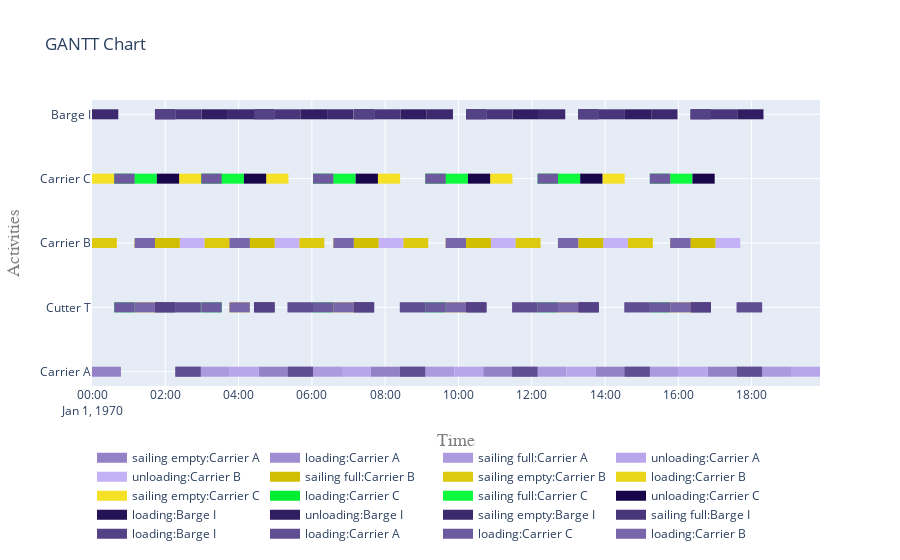

Write notebook code for a chart like this one.
### Code cell
# activities per vessel

fig = get_gantt_chart(vessels, id_map=activities)

### Figure 1 — Plotly figure (JSON) as saved in the notebook; plotly's stock layout.template omitted (floating-point values rounded to 4 significant figures)
{"data": [{"connectgaps": false, "hoverinfo": "y+name", "line": {"color": "rgb(149,129,197)", "width": 10}, "mode": "lines", "name": "sailing empty:Carrier A", "type": "scatter", "x": ["1970-01-01T00:00:00", "1970-01-01T00:00:00", "1970-01-01T00:47:23", "1970-01-01T00:47:23", "1970-01-01T00:47:23", "1970-01-01T04:32:51", "1970-01-01T04:32:51", "1970-01-01T05:20:14", "1970-01-01T05:20:14", "1970-01-01T05:20:14", "1970-01-01T07:36:40", "1970-01-01T07:36:40", "1970-01-01T08:24:03", "1970-01-01T08:24:03", "1970-01-01T08:24:03", "1970-01-01T10:40:29", "1970-01-01T10:40:29", "1970-01-01T11:27:52", "1970-01-01T11:27:52", "1970-01-01T11:27:52", "1970-01-01T13:44:18", "1970-01-01T13:44:18", "1970-01-01T14:31:41", "1970-01-01T14:31:41", "1970-01-01T14:31:41", "1970-01-01T16:48:07", "1970-01-01T16:48:07", "1970-01-01T17:35:30", "1970-01-01T17:35:30", "1970-01-01T17:35:30"], "y": ["Carrier A", "Carrier A", "Carrier A", "Carrier A", null, "Carrier A", "Carrier A", "Carrier A", "Carrier A", null, "Carrier A", "Carrier A", "Carrier A", "Carrier A", null, "Carrier A", "Carrier A", "Carrier A", "Carrier A", null, "Carrier A", "Carrier A", "Carrier A", "Carrier A", null, "Carrier A", "Carrier A", "Carrier A", "Carrier A", null]}, {"connectgaps": false, "hoverinfo": "y+name", "line": {"color": "rgb(161,141,209)", "width": 10}, "mode": "lines", "name": "loading:Carrier A", "type": "scatter", "x": ["1970-01-01T02:16:25", "1970-01-01T02:16:25", "1970-01-01T02:58:05", "1970-01-01T02:58:05", "1970-01-01T02:58:05", "1970-01-01T05:20:14", "1970-01-01T05:20:14", "1970-01-01T06:01:54", "1970-01-01T06:01:54", "1970-01-01T06:01:54", "1970-01-01T08:24:03", "1970-01-01T08:24:03", "1970-01-01T09:05:43", "1970-01-01T09:05:43", "1970-01-01T09:05:43", "1970-01-01T11:27:52", "1970-01-01T11:27:52", "1970-01-01T12:09:32", "1970-01-01T12:09:32", "1970-01-01T12:09:32", "1970-01-01T14:31:41", "1970-01-01T14:31:41", "1970-01-01T15:13:21", "1970-01-01T15:13:21", "1970-01-01T15:13:21", "1970-01-01T17:35:30", "1970-01-01T17:35:30", "1970-01-01T18:17:10", "1970-01-01T18:17:10", "1970-01-01T18:17:10", "1970-01-01T02:16:25", "1970-01-01T02:16:25", "1970-01-01T02:58:05", "1970-01-01T02:58:05", "1970-01-01T02:58:05", "1970-01-01T05:20:14", "1970-01-01T05:20:14", "1970-01-01T06:01:54", "1970-01-01T06:01:54", "1970-01-01T06:01:54", "1970-01-01T08:24:03", "1970-01-01T08:24:03", "1970-01-01T09:05:43", "1970-01-01T09:05:43", "1970-01-01T09:05:43", "1970-01-01T11:27:52", "1970-01-01T11:27:52", "1970-01-01T12:09:32", "1970-01-01T12:09:32", "1970-01-01T12:09:32", "1970-01-01T14:31:41", "1970-01-01T14:31:41", "1970-01-01T15:13:21", "1970-01-01T15:13:21", "1970-01-01T15:13:21", "1970-01-01T17:35:30", "1970-01-01T17:35:30", "1970-01-01T18:17:10", "1970-01-01T18:17:10", "1970-01-01T18:17:10"], "y": ["Carrier A", "Carrier A", "Carrier A", "Carrier A", null, "Carrier A", "Carrier A", "Carrier A", "Carrier A", null, "Carrier A", "Carrier A", "Carrier A", "Carrier A", null, "Carrier A", "Carrier A", "Carrier A", "Carrier A", null, "Carrier A", "Carrier A", "Carrier A", "Carrier A", null, "Carrier A", "Carrier A", "Carrier A", "Carrier A", null, "Cutter T", "Cutter T", "Cutter T", "Cutter T", null, "Cutter T", "Cutter T", "Cutter T", "Cutter T", null, "Cutter T", "Cutter T", "Cutter T", "Cutter T", null, "Cutter T", "Cutter T", "Cutter T", "Cutter T", null, "Cutter T", "Cutter T", "Cutter T", "Cutter T", null, "Cutter T", "Cutter T", "Cutter T", "Cutter T", null]}, {"connectgaps": false, "hoverinfo": "y+name", "line": {"color": "rgb(173,153,221)", "width": 10}, "mode": "lines", "name": "sailing full:Carrier A", "type": "scatter", "x": ["1970-01-01T02:58:05", "1970-01-01T02:58:05", "1970-01-01T03:45:28", "1970-01-01T03:45:28", "1970-01-01T03:45:28", "1970-01-01T06:01:54", "1970-01-01T06:01:54", "1970-01-01T06:49:17", "1970-01-01T06:49:17", "1970-01-01T06:49:17", "1970-01-01T09:05:43", "1970-01-01T09:05:43", "1970-01-01T09:53:06", "1970-01-01T09:53:06", "1970-01-01T09:53:06", "1970-01-01T12:09:32", "1970-01-01T12:09:32", "1970-01-01T12:56:55", "1970-01-01T12:56:55", "1970-01-01T12:56:55", "1970-01-01T15:13:21", "1970-01-01T15:13:21", "1970-01-01T16:00:44", "1970-01-01T16:00:44", "1970-01-01T16:00:44", "1970-01-01T18:17:10", "1970-01-01T18:17:10", "1970-01-01T19:04:33", "1970-01-01T19:04:33", "1970-01-01T19:04:33"], "y": ["Carrier A", "Carrier A", "Carrier A", "Carrier A", null, "Carrier A", "Carrier A", "Carrier A", "Carrier A", null, "Carrier A", "Carrier A", "Carrier A", "Carrier A", null, "Carrier A", "Carrier A", "Carrier A", "Carrier A", null, "Carrier A", "Carrier A", "Carrier A", "Carrier A", null, "Carrier A", "Carrier A", "Carrier A", "Carrier A", null]}, {"connectgaps": false, "hoverinfo": "y+name", "line": {"color": "rgb(185,165,233)", "width": 10}, "mode": "lines", "name": "unloading:Carrier A", "type": "scatter", "x": ["1970-01-01T03:45:28", "1970-01-01T03:45:28", "1970-01-01T04:32:51", "1970-01-01T04:32:51", "1970-01-01T04:32:51", "1970-01-01T06:49:17", "1970-01-01T06:49:17", "1970-01-01T07:36:40", "1970-01-01T07:36:40", "1970-01-01T07:36:40", "1970-01-01T09:53:06", "1970-01-01T09:53:06", "1970-01-01T10:40:29", "1970-01-01T10:40:29", "1970-01-01T10:40:29", "1970-01-01T12:56:55", "1970-01-01T12:56:55", "1970-01-01T13:44:18", "1970-01-01T13:44:18", "1970-01-01T13:44:18", "1970-01-01T16:00:44", "1970-01-01T16:00:44", "1970-01-01T16:48:07", "1970-01-01T16:48:07", "1970-01-01T16:48:07", "1970-01-01T19:04:33", "1970-01-01T19:04:33", "1970-01-01T19:51:56", "1970-01-01T19:51:56", "1970-01-01T19:51:56"], "y": ["Carrier A", "Carrier A", "Carrier A", "Carrier A", null, "Carrier A", "Carrier A", "Carrier A", "Carrier A", null, "Carrier A", "Carrier A", "Carrier A", "Carrier A", null, "Carrier A", "Carrier A", "Carrier A", "Carrier A", null, "Carrier A", "Carrier A", "Carrier A", "Carrier A", null, "Carrier A", "Carrier A", "Carrier A", "Carrier A", null]}, {"connectgaps": false, "hoverinfo": "y+name", "line": {"color": "rgb(197,177,245)", "width": 10}, "mode": "lines", "name": "unloading:Carrier B", "type": "scatter", "x": ["1970-01-01T02:23:45", "1970-01-01T02:23:45", "1970-01-01T03:04:25", "1970-01-01T03:04:25", "1970-01-01T03:04:25", "1970-01-01T04:59:05", "1970-01-01T04:59:05", "1970-01-01T05:39:45", "1970-01-01T05:39:45", "1970-01-01T05:39:45", "1970-01-01T07:49:14", "1970-01-01T07:49:14", "1970-01-01T08:29:54", "1970-01-01T08:29:54", "1970-01-01T08:29:54", "1970-01-01T10:53:03", "1970-01-01T10:53:03", "1970-01-01T11:33:43", "1970-01-01T11:33:43", "1970-01-01T11:33:43", "1970-01-01T13:56:52", "1970-01-01T13:56:52", "1970-01-01T14:37:32", "1970-01-01T14:37:32", "1970-01-01T14:37:32", "1970-01-01T17:00:41", "1970-01-01T17:00:41", "1970-01-01T17:41:21", "1970-01-01T17:41:21", "1970-01-01T17:41:21"], "y": ["Carrier B", "Carrier B", "Carrier B", "Carrier B", null, "Carrier B", "Carrier B", "Carrier B", "Carrier B", null, "Carrier B", "Carrier B", "Carrier B", "Carrier B", null, "Carrier B", "Carrier B", "Carrier B", "Carrier B", null, "Carrier B", "Carrier B", "Carrier B", "Carrier B", null, "Carrier B", "Carrier B", "Carrier B", "Carrier B", null]}, {"connectgaps": false, "hoverinfo": "y+name", "line": {"color": "rgb(209,189,1)", "width": 10}, "mode": "lines", "name": "sailing full:Carrier B", "type": "scatter", "x": ["1970-01-01T01:43:05", "1970-01-01T01:43:05", "1970-01-01T02:23:45", "1970-01-01T02:23:45", "1970-01-01T02:23:45", "1970-01-01T04:18:25", "1970-01-01T04:18:25", "1970-01-01T04:59:05", "1970-01-01T04:59:05", "1970-01-01T04:59:05", "1970-01-01T07:08:34", "1970-01-01T07:08:34", "1970-01-01T07:49:14", "1970-01-01T07:49:14", "1970-01-01T07:49:14", "1970-01-01T10:12:23", "1970-01-01T10:12:23", "1970-01-01T10:53:03", "1970-01-01T10:53:03", "1970-01-01T10:53:03", "1970-01-01T13:16:12", "1970-01-01T13:16:12", "1970-01-01T13:56:52", "1970-01-01T13:56:52", "1970-01-01T13:56:52", "1970-01-01T16:20:01", "1970-01-01T16:20:01", "1970-01-01T17:00:41", "1970-01-01T17:00:41", "1970-01-01T17:00:41"], "y": ["Carrier B", "Carrier B", "Carrier B", "Carrier B", null, "Carrier B", "Carrier B", "Carrier B", "Carrier B", null, "Carrier B", "Carrier B", "Carrier B", "Carrier B", null, "Carrier B", "Carrier B", "Carrier B", "Carrier B", null, "Carrier B", "Carrier B", "Carrier B", "Carrier B", null, "Carrier B", "Carrier B", "Carrier B", "Carrier B", null]}, {"connectgaps": false, "hoverinfo": "y+name", "line": {"color": "rgb(221,201,13)", "width": 10}, "mode": "lines", "name": "sailing empty:Carrier B", "type": "scatter", "x": ["1970-01-01T00:00:00", "1970-01-01T00:00:00", "1970-01-01T00:40:40", "1970-01-01T00:40:40", "1970-01-01T00:40:40", "1970-01-01T03:04:25", "1970-01-01T03:04:25", "1970-01-01T03:45:05", "1970-01-01T03:45:05", "1970-01-01T03:45:05", "1970-01-01T05:39:45", "1970-01-01T05:39:45", "1970-01-01T06:20:25", "1970-01-01T06:20:25", "1970-01-01T06:20:25", "1970-01-01T08:29:54", "1970-01-01T08:29:54", "1970-01-01T09:10:34", "1970-01-01T09:10:34", "1970-01-01T09:10:34", "1970-01-01T11:33:43", "1970-01-01T11:33:43", "1970-01-01T12:14:23", "1970-01-01T12:14:23", "1970-01-01T12:14:23", "1970-01-01T14:37:32", "1970-01-01T14:37:32", "1970-01-01T15:18:12", "1970-01-01T15:18:12", "1970-01-01T15:18:12"], "y": ["Carrier B", "Carrier B", "Carrier B", "Carrier B", null, "Carrier B", "Carrier B", "Carrier B", "Carrier B", null, "Carrier B", "Carrier B", "Carrier B", "Carrier B", null, "Carrier B", "Carrier B", "Carrier B", "Carrier B", null, "Carrier B", "Carrier B", "Carrier B", "Carrier B", null, "Carrier B", "Carrier B", "Carrier B", "Carrier B", null]}, {"connectgaps": false, "hoverinfo": "y+name", "line": {"color": "rgb(233,213,25)", "width": 10}, "mode": "lines", "name": "loading:Carrier B", "type": "scatter", "x": ["1970-01-01T01:09:45", "1970-01-01T01:09:45", "1970-01-01T01:43:05", "1970-01-01T01:43:05", "1970-01-01T01:43:05", "1970-01-01T03:45:05", "1970-01-01T03:45:05", "1970-01-01T04:18:25", "1970-01-01T04:18:25", "1970-01-01T04:18:25", "1970-01-01T06:35:14", "1970-01-01T06:35:14", "1970-01-01T07:08:34", "1970-01-01T07:08:34", "1970-01-01T07:08:34", "1970-01-01T09:39:03", "1970-01-01T09:39:03", "1970-01-01T10:12:23", "1970-01-01T10:12:23", "1970-01-01T10:12:23", "1970-01-01T12:42:52", "1970-01-01T12:42:52", "1970-01-01T13:16:12", "1970-01-01T13:16:12", "1970-01-01T13:16:12", "1970-01-01T15:46:41", "1970-01-01T15:46:41", "1970-01-01T16:20:01", "1970-01-01T16:20:01", "1970-01-01T16:20:01", "1970-01-01T01:09:45", "1970-01-01T01:09:45", "1970-01-01T01:43:05", "1970-01-01T01:43:05", "1970-01-01T01:43:05", "1970-01-01T03:45:05", "1970-01-01T03:45:05", "1970-01-01T04:18:25", "1970-01-01T04:18:25", "1970-01-01T04:18:25", "1970-01-01T06:35:14", "1970-01-01T06:35:14", "1970-01-01T07:08:34", "1970-01-01T07:08:34", "1970-01-01T07:08:34", "1970-01-01T09:39:03", "1970-01-01T09:39:03", "1970-01-01T10:12:23", "1970-01-01T10:12:23", "1970-01-01T10:12:23", "1970-01-01T12:42:52", "1970-01-01T12:42:52", "1970-01-01T13:16:12", "1970-01-01T13:16:12", "1970-01-01T13:16:12", "1970-01-01T15:46:41", "1970-01-01T15:46:41", "1970-01-01T16:20:01", "1970-01-01T16:20:01", "1970-01-01T16:20:01"], "y": ["Carrier B", "Carrier B", "Carrier B", "Carrier B", null, "Carrier B", "Carrier B", "Carrier B", "Carrier B", null, "Carrier B", "Carrier B", "Carrier B", "Carrier B", null, "Carrier B", "Carrier B", "Carrier B", "Carrier B", null, "Carrier B", "Carrier B", "Carrier B", "Carrier B", null, "Carrier B", "Carrier B", "Carrier B", "Carrier B", null, "Cutter T", "Cutter T", "Cutter T", "Cutter T", null, "Cutter T", "Cutter T", "Cutter T", "Cutter T", null, "Cutter T", "Cutter T", "Cutter T", "Cutter T", null, "Cutter T", "Cutter T", "Cutter T", "Cutter T", null, "Cutter T", "Cutter T", "Cutter T", "Cutter T", null, "Cutter T", "Cutter T", "Cutter T", "Cutter T", null]}, {"connectgaps": false, "hoverinfo": "y+name", "line": {"color": "rgb(245,225,37)", "width": 10}, "mode": "lines", "name": "sailing empty:Carrier C", "type": "scatter", "x": ["1970-01-01T00:00:00", "1970-01-01T00:00:00", "1970-01-01T00:36:25", "1970-01-01T00:36:25", "1970-01-01T00:36:25", "1970-01-01T02:22:35", "1970-01-01T02:22:35", "1970-01-01T02:59:00", "1970-01-01T02:59:00", "1970-01-01T02:59:00", "1970-01-01T04:45:10", "1970-01-01T04:45:10", "1970-01-01T05:21:35", "1970-01-01T05:21:35", "1970-01-01T05:21:35", "1970-01-01T07:48:04", "1970-01-01T07:48:04", "1970-01-01T08:24:29", "1970-01-01T08:24:29", "1970-01-01T08:24:29", "1970-01-01T10:51:53", "1970-01-01T10:51:53", "1970-01-01T11:28:18", "1970-01-01T11:28:18", "1970-01-01T11:28:18", "1970-01-01T13:55:42", "1970-01-01T13:55:42", "1970-01-01T14:32:07", "1970-01-01T14:32:07", "1970-01-01T14:32:07"], "y": ["Carrier C", "Carrier C", "Carrier C", "Carrier C", null, "Carrier C", "Carrier C", "Carrier C", "Carrier C", null, "Carrier C", "Carrier C", "Carrier C", "Carrier C", null, "Carrier C", "Carrier C", "Carrier C", "Carrier C", null, "Carrier C", "Carrier C", "Carrier C", "Carrier C", null, "Carrier C", "Carrier C", "Carrier C", "Carrier C", null]}, {"connectgaps": false, "hoverinfo": "y+name", "line": {"color": "rgb(1,237,49)", "width": 10}, "mode": "lines", "name": "loading:Carrier C", "type": "scatter", "x": ["1970-01-01T00:36:25", "1970-01-01T00:36:25", "1970-01-01T01:09:45", "1970-01-01T01:09:45", "1970-01-01T01:09:45", "1970-01-01T02:59:00", "1970-01-01T02:59:00", "1970-01-01T03:32:20", "1970-01-01T03:32:20", "1970-01-01T03:32:20", "1970-01-01T06:01:54", "1970-01-01T06:01:54", "1970-01-01T06:35:14", "1970-01-01T06:35:14", "1970-01-01T06:35:14", "1970-01-01T09:05:43", "1970-01-01T09:05:43", "1970-01-01T09:39:03", "1970-01-01T09:39:03", "1970-01-01T09:39:03", "1970-01-01T12:09:32", "1970-01-01T12:09:32", "1970-01-01T12:42:52", "1970-01-01T12:42:52", "1970-01-01T12:42:52", "1970-01-01T15:13:21", "1970-01-01T15:13:21", "1970-01-01T15:46:41", "1970-01-01T15:46:41", "1970-01-01T15:46:41", "1970-01-01T00:36:25", "1970-01-01T00:36:25", "1970-01-01T01:09:45", "1970-01-01T01:09:45", "1970-01-01T01:09:45", "1970-01-01T02:59:00", "1970-01-01T02:59:00", "1970-01-01T03:32:20", "1970-01-01T03:32:20", "1970-01-01T03:32:20", "1970-01-01T06:01:54", "1970-01-01T06:01:54", "1970-01-01T06:35:14", "1970-01-01T06:35:14", "1970-01-01T06:35:14", "1970-01-01T09:05:43", "1970-01-01T09:05:43", "1970-01-01T09:39:03", "1970-01-01T09:39:03", "1970-01-01T09:39:03", "1970-01-01T12:09:32", "1970-01-01T12:09:32", "1970-01-01T12:42:52", "1970-01-01T12:42:52", "1970-01-01T12:42:52", "1970-01-01T15:13:21", "1970-01-01T15:13:21", "1970-01-01T15:46:41", "1970-01-01T15:46:41", "1970-01-01T15:46:41"], "y": ["Carrier C", "Carrier C", "Carrier C", "Carrier C", null, "Carrier C", "Carrier C", "Carrier C", "Carrier C", null, "Carrier C", "Carrier C", "Carrier C", "Carrier C", null, "Carrier C", "Carrier C", "Carrier C", "Carrier C", null, "Carrier C", "Carrier C", "Carrier C", "Carrier C", null, "Carrier C", "Carrier C", "Carrier C", "Carrier C", null, "Cutter T", "Cutter T", "Cutter T", "Cutter T", null, "Cutter T", "Cutter T", "Cutter T", "Cutter T", null, "Cutter T", "Cutter T", "Cutter T", "Cutter T", null, "Cutter T", "Cutter T", "Cutter T", "Cutter T", null, "Cutter T", "Cutter T", "Cutter T", "Cutter T", null, "Cutter T", "Cutter T", "Cutter T", "Cutter T", null]}, {"connectgaps": false, "hoverinfo": "y+name", "line": {"color": "rgb(13,249,61)", "width": 10}, "mode": "lines", "name": "sailing full:Carrier C", "type": "scatter", "x": ["1970-01-01T01:09:45", "1970-01-01T01:09:45", "1970-01-01T01:46:10", "1970-01-01T01:46:10", "1970-01-01T01:46:10", "1970-01-01T03:32:20", "1970-01-01T03:32:20", "1970-01-01T04:08:45", "1970-01-01T04:08:45", "1970-01-01T04:08:45", "1970-01-01T06:35:14", "1970-01-01T06:35:14", "1970-01-01T07:11:39", "1970-01-01T07:11:39", "1970-01-01T07:11:39", "1970-01-01T09:39:03", "1970-01-01T09:39:03", "1970-01-01T10:15:28", "1970-01-01T10:15:28", "1970-01-01T10:15:28", "1970-01-01T12:42:52", "1970-01-01T12:42:52", "1970-01-01T13:19:17", "1970-01-01T13:19:17", "1970-01-01T13:19:17", "1970-01-01T15:46:41", "1970-01-01T15:46:41", "1970-01-01T16:23:06", "1970-01-01T16:23:06", "1970-01-01T16:23:06"], "y": ["Carrier C", "Carrier C", "Carrier C", "Carrier C", null, "Carrier C", "Carrier C", "Carrier C", "Carrier C", null, "Carrier C", "Carrier C", "Carrier C", "Carrier C", null, "Carrier C", "Carrier C", "Carrier C", "Carrier C", null, "Carrier C", "Carrier C", "Carrier C", "Carrier C", null, "Carrier C", "Carrier C", "Carrier C", "Carrier C", null]}, {"connectgaps": false, "hoverinfo": "y+name", "line": {"color": "rgb(25,5,73)", "width": 10}, "mode": "lines", "name": "unloading:Carrier C", "type": "scatter", "x": ["1970-01-01T01:46:10", "1970-01-01T01:46:10", "1970-01-01T02:22:35", "1970-01-01T02:22:35", "1970-01-01T02:22:35", "1970-01-01T04:08:45", "1970-01-01T04:08:45", "1970-01-01T04:45:10", "1970-01-01T04:45:10", "1970-01-01T04:45:10", "1970-01-01T07:11:39", "1970-01-01T07:11:39", "1970-01-01T07:48:04", "1970-01-01T07:48:04", "1970-01-01T07:48:04", "1970-01-01T10:15:28", "1970-01-01T10:15:28", "1970-01-01T10:51:53", "1970-01-01T10:51:53", "1970-01-01T10:51:53", "1970-01-01T13:19:17", "1970-01-01T13:19:17", "1970-01-01T13:55:42", "1970-01-01T13:55:42", "1970-01-01T13:55:42", "1970-01-01T16:23:06", "1970-01-01T16:23:06", "1970-01-01T16:59:31", "1970-01-01T16:59:31", "1970-01-01T16:59:31"], "y": ["Carrier C", "Carrier C", "Carrier C", "Carrier C", null, "Carrier C", "Carrier C", "Carrier C", "Carrier C", null, "Carrier C", "Carrier C", "Carrier C", "Carrier C", null, "Carrier C", "Carrier C", "Carrier C", "Carrier C", null, "Carrier C", "Carrier C", "Carrier C", "Carrier C", null, "Carrier C", "Carrier C", "Carrier C", "Carrier C", null]}, {"connectgaps": false, "hoverinfo": "y+name", "line": {"color": "rgb(37,17,85)", "width": 10}, "mode": "lines", "name": "loading:Barge I", "type": "scatter", "x": ["1970-01-01T01:43:05", "1970-01-01T01:43:05", "1970-01-01T02:16:25", "1970-01-01T02:16:25", "1970-01-01T02:16:25", "1970-01-01T04:25:31", "1970-01-01T04:25:31", "1970-01-01T04:58:51", "1970-01-01T04:58:51", "1970-01-01T04:58:51", "1970-01-01T07:08:34", "1970-01-01T07:08:34", "1970-01-01T07:41:54", "1970-01-01T07:41:54", "1970-01-01T07:41:54", "1970-01-01T10:12:23", "1970-01-01T10:12:23", "1970-01-01T10:45:43", "1970-01-01T10:45:43", "1970-01-01T10:45:43", "1970-01-01T13:16:12", "1970-01-01T13:16:12", "1970-01-01T13:49:32", "1970-01-01T13:49:32", "1970-01-01T13:49:32", "1970-01-01T16:20:01", "1970-01-01T16:20:01", "1970-01-01T16:53:21", "1970-01-01T16:53:21", "1970-01-01T16:53:21", "1970-01-01T01:43:05", "1970-01-01T01:43:05", "1970-01-01T02:16:25", "1970-01-01T02:16:25", "1970-01-01T02:16:25", "1970-01-01T04:25:31", "1970-01-01T04:25:31", "1970-01-01T04:58:51", "1970-01-01T04:58:51", "1970-01-01T04:58:51", "1970-01-01T07:08:34", "1970-01-01T07:08:34", "1970-01-01T07:41:54", "1970-01-01T07:41:54", "1970-01-01T07:41:54", "1970-01-01T10:12:23", "1970-01-01T10:12:23", "1970-01-01T10:45:43", "1970-01-01T10:45:43", "1970-01-01T10:45:43", "1970-01-01T13:16:12", "1970-01-01T13:16:12", "1970-01-01T13:49:32", "1970-01-01T13:49:32", "1970-01-01T13:49:32", "1970-01-01T16:20:01", "1970-01-01T16:20:01", "1970-01-01T16:53:21", "1970-01-01T16:53:21", "1970-01-01T16:53:21"], "y": ["Barge I", "Barge I", "Barge I", "Barge I", null, "Barge I", "Barge I", "Barge I", "Barge I", null, "Barge I", "Barge I", "Barge I", "Barge I", null, "Barge I", "Barge I", "Barge I", "Barge I", null, "Barge I", "Barge I", "Barge I", "Barge I", null, "Barge I", "Barge I", "Barge I", "Barge I", null, "Cutter T", "Cutter T", "Cutter T", "Cutter T", null, "Cutter T", "Cutter T", "Cutter T", "Cutter T", null, "Cutter T", "Cutter T", "Cutter T", "Cutter T", null, "Cutter T", "Cutter T", "Cutter T", "Cutter T", null, "Cutter T", "Cutter T", "Cutter T", "Cutter T", null, "Cutter T", "Cutter T", "Cutter T", "Cutter T", null]}, {"connectgaps": false, "hoverinfo": "y+name", "line": {"color": "rgb(49,29,97)", "width": 10}, "mode": "lines", "name": "unloading:Barge I", "type": "scatter", "x": ["1970-01-01T02:59:27", "1970-01-01T02:59:27", "1970-01-01T03:42:29", "1970-01-01T03:42:29", "1970-01-01T03:42:29", "1970-01-01T05:41:53", "1970-01-01T05:41:53", "1970-01-01T06:24:55", "1970-01-01T06:24:55", "1970-01-01T06:24:55", "1970-01-01T08:24:56", "1970-01-01T08:24:56", "1970-01-01T09:07:58", "1970-01-01T09:07:58", "1970-01-01T09:07:58", "1970-01-01T11:28:45", "1970-01-01T11:28:45", "1970-01-01T12:11:47", "1970-01-01T12:11:47", "1970-01-01T12:11:47", "1970-01-01T14:32:34", "1970-01-01T14:32:34", "1970-01-01T15:15:36", "1970-01-01T15:15:36", "1970-01-01T15:15:36", "1970-01-01T17:36:23", "1970-01-01T17:36:23", "1970-01-01T18:19:25", "1970-01-01T18:19:25", "1970-01-01T18:19:25"], "y": ["Barge I", "Barge I", "Barge I", "Barge I", null, "Barge I", "Barge I", "Barge I", "Barge I", null, "Barge I", "Barge I", "Barge I", "Barge I", null, "Barge I", "Barge I", "Barge I", "Barge I", null, "Barge I", "Barge I", "Barge I", "Barge I", null, "Barge I", "Barge I", "Barge I", "Barge I", null]}, {"connectgaps": false, "hoverinfo": "y+name", "line": {"color": "rgb(61,41,109)", "width": 10}, "mode": "lines", "name": "sailing empty:Barge I", "type": "scatter", "x": ["1970-01-01T00:00:00", "1970-01-01T00:00:00", "1970-01-01T00:43:02", "1970-01-01T00:43:02", "1970-01-01T00:43:02", "1970-01-01T03:42:29", "1970-01-01T03:42:29", "1970-01-01T04:25:31", "1970-01-01T04:25:31", "1970-01-01T04:25:31", "1970-01-01T06:24:55", "1970-01-01T06:24:55", "1970-01-01T07:07:57", "1970-01-01T07:07:57", "1970-01-01T07:07:57", "1970-01-01T09:07:58", "1970-01-01T09:07:58", "1970-01-01T09:51:00", "1970-01-01T09:51:00", "1970-01-01T09:51:00", "1970-01-01T12:11:47", "1970-01-01T12:11:47", "1970-01-01T12:54:49", "1970-01-01T12:54:49", "1970-01-01T12:54:49", "1970-01-01T15:15:36", "1970-01-01T15:15:36", "1970-01-01T15:58:38", "1970-01-01T15:58:38", "1970-01-01T15:58:38"], "y": ["Barge I", "Barge I", "Barge I", "Barge I", null, "Barge I", "Barge I", "Barge I", "Barge I", null, "Barge I", "Barge I", "Barge I", "Barge I", null, "Barge I", "Barge I", "Barge I", "Barge I", null, "Barge I", "Barge I", "Barge I", "Barge I", null, "Barge I", "Barge I", "Barge I", "Barge I", null]}, {"connectgaps": false, "hoverinfo": "y+name", "line": {"color": "rgb(73,53,121)", "width": 10}, "mode": "lines", "name": "sailing full:Barge I", "type": "scatter", "x": ["1970-01-01T02:16:25", "1970-01-01T02:16:25", "1970-01-01T02:59:27", "1970-01-01T02:59:27", "1970-01-01T02:59:27", "1970-01-01T04:58:51", "1970-01-01T04:58:51", "1970-01-01T05:41:53", "1970-01-01T05:41:53", "1970-01-01T05:41:53", "1970-01-01T07:41:54", "1970-01-01T07:41:54", "1970-01-01T08:24:56", "1970-01-01T08:24:56", "1970-01-01T08:24:56", "1970-01-01T10:45:43", "1970-01-01T10:45:43", "1970-01-01T11:28:45", "1970-01-01T11:28:45", "1970-01-01T11:28:45", "1970-01-01T13:49:32", "1970-01-01T13:49:32", "1970-01-01T14:32:34", "1970-01-01T14:32:34", "1970-01-01T14:32:34", "1970-01-01T16:53:21", "1970-01-01T16:53:21", "1970-01-01T17:36:23", "1970-01-01T17:36:23", "1970-01-01T17:36:23"], "y": ["Barge I", "Barge I", "Barge I", "Barge I", null, "Barge I", "Barge I", "Barge I", "Barge I", null, "Barge I", "Barge I", "Barge I", "Barge I", null, "Barge I", "Barge I", "Barge I", "Barge I", null, "Barge I", "Barge I", "Barge I", "Barge I", null, "Barge I", "Barge I", "Barge I", "Barge I", null]}, {"connectgaps": false, "hoverinfo": "y+name", "line": {"color": "rgb(85,65,133)", "width": 10}, "mode": "lines", "name": "loading:Barge I", "type": "scatter", "x": ["1970-01-01T01:43:05", "1970-01-01T01:43:05", "1970-01-01T02:16:25", "1970-01-01T02:16:25", "1970-01-01T02:16:25", "1970-01-01T04:25:31", "1970-01-01T04:25:31", "1970-01-01T04:58:51", "1970-01-01T04:58:51", "1970-01-01T04:58:51", "1970-01-01T07:08:34", "1970-01-01T07:08:34", "1970-01-01T07:41:54", "1970-01-01T07:41:54", "1970-01-01T07:41:54", "1970-01-01T10:12:23", "1970-01-01T10:12:23", "1970-01-01T10:45:43", "1970-01-01T10:45:43", "1970-01-01T10:45:43", "1970-01-01T13:16:12", "1970-01-01T13:16:12", "1970-01-01T13:49:32", "1970-01-01T13:49:32", "1970-01-01T13:49:32", "1970-01-01T16:20:01", "1970-01-01T16:20:01", "1970-01-01T16:53:21", "1970-01-01T16:53:21", "1970-01-01T16:53:21", "1970-01-01T01:43:05", "1970-01-01T01:43:05", "1970-01-01T02:16:25", "1970-01-01T02:16:25", "1970-01-01T02:16:25", "1970-01-01T04:25:31", "1970-01-01T04:25:31", "1970-01-01T04:58:51", "1970-01-01T04:58:51", "1970-01-01T04:58:51", "1970-01-01T07:08:34", "1970-01-01T07:08:34", "1970-01-01T07:41:54", "1970-01-01T07:41:54", "1970-01-01T07:41:54", "1970-01-01T10:12:23", "1970-01-01T10:12:23", "1970-01-01T10:45:43", "1970-01-01T10:45:43", "1970-01-01T10:45:43", "1970-01-01T13:16:12", "1970-01-01T13:16:12", "1970-01-01T13:49:32", "1970-01-01T13:49:32", "1970-01-01T13:49:32", "1970-01-01T16:20:01", "1970-01-01T16:20:01", "1970-01-01T16:53:21", "1970-01-01T16:53:21", "1970-01-01T16:53:21"], "y": ["Barge I", "Barge I", "Barge I", "Barge I", null, "Barge I", "Barge I", "Barge I", "Barge I", null, "Barge I", "Barge I", "Barge I", "Barge I", null, "Barge I", "Barge I", "Barge I", "Barge I", null, "Barge I", "Barge I", "Barge I", "Barge I", null, "Barge I", "Barge I", "Barge I", "Barge I", null, "Cutter T", "Cutter T", "Cutter T", "Cutter T", null, "Cutter T", "Cutter T", "Cutter T", "Cutter T", null, "Cutter T", "Cutter T", "Cutter T", "Cutter T", null, "Cutter T", "Cutter T", "Cutter T", "Cutter T", null, "Cutter T", "Cutter T", "Cutter T", "Cutter T", null, "Cutter T", "Cutter T", "Cutter T", "Cutter T", null]}, {"connectgaps": false, "hoverinfo": "y+name", "line": {"color": "rgb(97,77,145)", "width": 10}, "mode": "lines", "name": "loading:Carrier A", "type": "scatter", "x": ["1970-01-01T02:16:25", "1970-01-01T02:16:25", "1970-01-01T02:58:05", "1970-01-01T02:58:05", "1970-01-01T02:58:05", "1970-01-01T05:20:14", "1970-01-01T05:20:14", "1970-01-01T06:01:54", "1970-01-01T06:01:54", "1970-01-01T06:01:54", "1970-01-01T08:24:03", "1970-01-01T08:24:03", "1970-01-01T09:05:43", "1970-01-01T09:05:43", "1970-01-01T09:05:43", "1970-01-01T11:27:52", "1970-01-01T11:27:52", "1970-01-01T12:09:32", "1970-01-01T12:09:32", "1970-01-01T12:09:32", "1970-01-01T14:31:41", "1970-01-01T14:31:41", "1970-01-01T15:13:21", "1970-01-01T15:13:21", "1970-01-01T15:13:21", "1970-01-01T17:35:30", "1970-01-01T17:35:30", "1970-01-01T18:17:10", "1970-01-01T18:17:10", "1970-01-01T18:17:10", "1970-01-01T02:16:25", "1970-01-01T02:16:25", "1970-01-01T02:58:05", "1970-01-01T02:58:05", "1970-01-01T02:58:05", "1970-01-01T05:20:14", "1970-01-01T05:20:14", "1970-01-01T06:01:54", "1970-01-01T06:01:54", "1970-01-01T06:01:54", "1970-01-01T08:24:03", "1970-01-01T08:24:03", "1970-01-01T09:05:43", "1970-01-01T09:05:43", "1970-01-01T09:05:43", "1970-01-01T11:27:52", "1970-01-01T11:27:52", "1970-01-01T12:09:32", "1970-01-01T12:09:32", "1970-01-01T12:09:32", "1970-01-01T14:31:41", "1970-01-01T14:31:41", "1970-01-01T15:13:21", "1970-01-01T15:13:21", "1970-01-01T15:13:21", "1970-01-01T17:35:30", "1970-01-01T17:35:30", "1970-01-01T18:17:10", "1970-01-01T18:17:10", "1970-01-01T18:17:10"], "y": ["Carrier A", "Carrier A", "Carrier A", "Carrier A", null, "Carrier A", "Carrier A", "Carrier A", "Carrier A", null, "Carrier A", "Carrier A", "Carrier A", "Carrier A", null, "Carrier A", "Carrier A", "Carrier A", "Carrier A", null, "Carrier A", "Carrier A", "Carrier A", "Carrier A", null, "Carrier A", "Carrier A", "Carrier A", "Carrier A", null, "Cutter T", "Cutter T", "Cutter T", "Cutter T", null, "Cutter T", "Cutter T", "Cutter T", "Cutter T", null, "Cutter T", "Cutter T", "Cutter T", "Cutter T", null, "Cutter T", "Cutter T", "Cutter T", "Cutter T", null, "Cutter T", "Cutter T", "Cutter T", "Cutter T", null, "Cutter T", "Cutter T", "Cutter T", "Cutter T", null]}, {"connectgaps": false, "hoverinfo": "y+name", "line": {"color": "rgb(109,89,157)", "width": 10}, "mode": "lines", "name": "loading:Carrier C", "type": "scatter", "x": ["1970-01-01T00:36:25", "1970-01-01T00:36:25", "1970-01-01T01:09:45", "1970-01-01T01:09:45", "1970-01-01T01:09:45", "1970-01-01T02:59:00", "1970-01-01T02:59:00", "1970-01-01T03:32:20", "1970-01-01T03:32:20", "1970-01-01T03:32:20", "1970-01-01T06:01:54", "1970-01-01T06:01:54", "1970-01-01T06:35:14", "1970-01-01T06:35:14", "1970-01-01T06:35:14", "1970-01-01T09:05:43", "1970-01-01T09:05:43", "1970-01-01T09:39:03", "1970-01-01T09:39:03", "1970-01-01T09:39:03", "1970-01-01T12:09:32", "1970-01-01T12:09:32", "1970-01-01T12:42:52", "1970-01-01T12:42:52", "1970-01-01T12:42:52", "1970-01-01T15:13:21", "1970-01-01T15:13:21", "1970-01-01T15:46:41", "1970-01-01T15:46:41", "1970-01-01T15:46:41", "1970-01-01T00:36:25", "1970-01-01T00:36:25", "1970-01-01T01:09:45", "1970-01-01T01:09:45", "1970-01-01T01:09:45", "1970-01-01T02:59:00", "1970-01-01T02:59:00", "1970-01-01T03:32:20", "1970-01-01T03:32:20", "1970-01-01T03:32:20", "1970-01-01T06:01:54", "1970-01-01T06:01:54", "1970-01-01T06:35:14", "1970-01-01T06:35:14", "1970-01-01T06:35:14", "1970-01-01T09:05:43", "1970-01-01T09:05:43", "1970-01-01T09:39:03", "1970-01-01T09:39:03", "1970-01-01T09:39:03", "1970-01-01T12:09:32", "1970-01-01T12:09:32", "1970-01-01T12:42:52", "1970-01-01T12:42:52", "1970-01-01T12:42:52", "1970-01-01T15:13:21", "1970-01-01T15:13:21", "1970-01-01T15:46:41", "1970-01-01T15:46:41", "1970-01-01T15:46:41"], "y": ["Carrier C", "Carrier C", "Carrier C", "Carrier C", null, "Carrier C", "Carrier C", "Carrier C", "Carrier C", null, "Carrier C", "Carrier C", "Carrier C", "Carrier C", null, "Carrier C", "Carrier C", "Carrier C", "Carrier C", null, "Carrier C", "Carrier C", "Carrier C", "Carrier C", null, "Carrier C", "Carrier C", "Carrier C", "Carrier C", null, "Cutter T", "Cutter T", "Cutter T", "Cutter T", null, "Cutter T", "Cutter T", "Cutter T", "Cutter T", null, "Cutter T", "Cutter T", "Cutter T", "Cutter T", null, "Cutter T", "Cutter T", "Cutter T", "Cutter T", null, "Cutter T", "Cutter T", "Cutter T", "Cutter T", null, "Cutter T", "Cutter T", "Cutter T", "Cutter T", null]}, {"connectgaps": false, "hoverinfo": "y+name", "line": {"color": "rgb(121,101,169)", "width": 10}, "mode": "lines", "name": "loading:Carrier B", "type": "scatter", "x": ["1970-01-01T01:09:45", "1970-01-01T01:09:45", "1970-01-01T01:43:05", "1970-01-01T01:43:05", "1970-01-01T01:43:05", "1970-01-01T03:45:05", "1970-01-01T03:45:05", "1970-01-01T04:18:25", "1970-01-01T04:18:25", "1970-01-01T04:18:25", "1970-01-01T06:35:14", "1970-01-01T06:35:14", "1970-01-01T07:08:34", "1970-01-01T07:08:34", "1970-01-01T07:08:34", "1970-01-01T09:39:03", "1970-01-01T09:39:03", "1970-01-01T10:12:23", "1970-01-01T10:12:23", "1970-01-01T10:12:23", "1970-01-01T12:42:52", "1970-01-01T12:42:52", "1970-01-01T13:16:12", "1970-01-01T13:16:12", "1970-01-01T13:16:12", "1970-01-01T15:46:41", "1970-01-01T15:46:41", "1970-01-01T16:20:01", "1970-01-01T16:20:01", "1970-01-01T16:20:01", "1970-01-01T01:09:45", "1970-01-01T01:09:45", "1970-01-01T01:43:05", "1970-01-01T01:43:05", "1970-01-01T01:43:05", "1970-01-01T03:45:05", "1970-01-01T03:45:05", "1970-01-01T04:18:25", "1970-01-01T04:18:25", "1970-01-01T04:18:25", "1970-01-01T06:35:14", "1970-01-01T06:35:14", "1970-01-01T07:08:34", "1970-01-01T07:08:34", "1970-01-01T07:08:34", "1970-01-01T09:39:03", "1970-01-01T09:39:03", "1970-01-01T10:12:23", "1970-01-01T10:12:23", "1970-01-01T10:12:23", "1970-01-01T12:42:52", "1970-01-01T12:42:52", "1970-01-01T13:16:12", "1970-01-01T13:16:12", "1970-01-01T13:16:12", "1970-01-01T15:46:41", "1970-01-01T15:46:41", "1970-01-01T16:20:01", "1970-01-01T16:20:01", "1970-01-01T16:20:01"], "y": ["Carrier B", "Carrier B", "Carrier B", "Carrier B", null, "Carrier B", "Carrier B", "Carrier B", "Carrier B", null, "Carrier B", "Carrier B", "Carrier B", "Carrier B", null, "Carrier B", "Carrier B", "Carrier B", "Carrier B", null, "Carrier B", "Carrier B", "Carrier B", "Carrier B", null, "Carrier B", "Carrier B", "Carrier B", "Carrier B", null, "Cutter T", "Cutter T", "Cutter T", "Cutter T", null, "Cutter T", "Cutter T", "Cutter T", "Cutter T", null, "Cutter T", "Cutter T", "Cutter T", "Cutter T", null, "Cutter T", "Cutter T", "Cutter T", "Cutter T", null, "Cutter T", "Cutter T", "Cutter T", "Cutter T", null, "Cutter T", "Cutter T", "Cutter T", "Cutter T", null]}], "layout": {"hovermode": "closest", "legend": {"orientation": "h", "x": 0, "y": -0.2}, "title": {"text": "GANTT Chart"}, "xaxis": {"range": ["1970-01-01T00:00:00", "1970-01-01T19:51:56"], "title": {"font": {"color": "#7f7f7f", "family": "Courier New, monospace", "size": 18}, "text": "Time"}}, "yaxis": {"title": {"font": {"color": "#7f7f7f", "family": "Courier New, monospace", "size": 18}, "text": "Activities"}}}}
